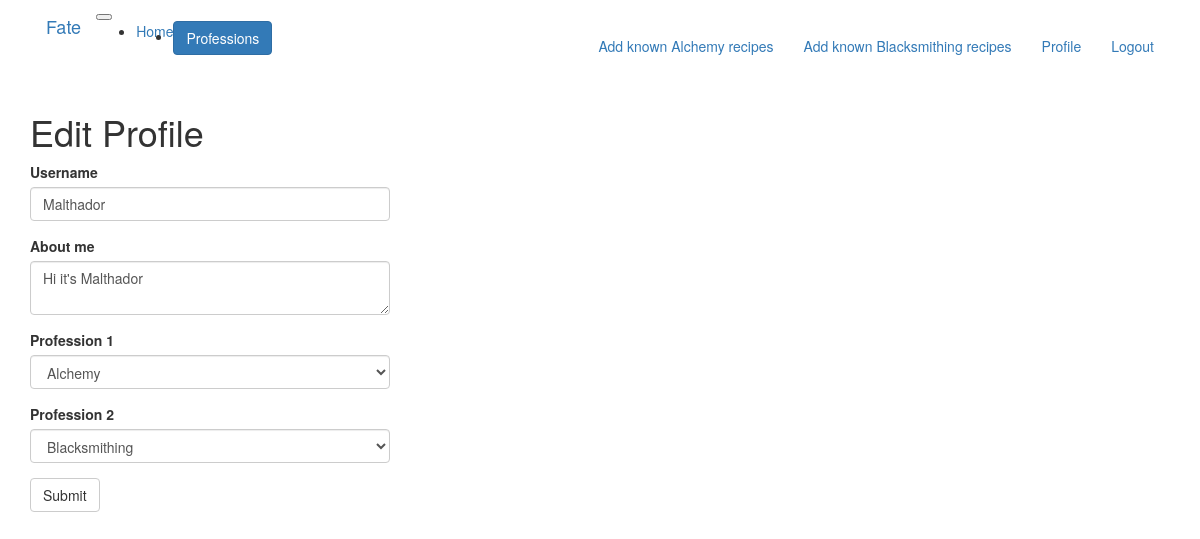
Screenshot of /edit_profile (signed in) with the database file from the repository.
### app/models.py (models this page shows, shortened)
class User(UserMixin, db.Model):
    id = db.Column(db.Integer, primary_key=True)
    username = db.Column(db.String(64), index=True, unique=True)
    email = db.Column(db.String(120), index=True, unique=True)
    password_hash = db.Column(db.String(128))
    about_me = db.Column(db.String(140))
    last_seen = db.Column(db.DateTime, default=datetime.utcnow)
    profession_one = db.Column(db.String(128), default='None')
    profession_two = db.Column(db.String(128), default='None')
    known_recipes = db.relationship(
        'ProfessionItem',
        secondary=user_recipes,
        primaryjoin=(user_recipes.c.user_id==id),
        backref=db.backref('item', lazy='dynamic'), lazy='dynamic'
    )

### app/routes.py (the view)
@app.route('/edit_profile', methods=['GET', 'POST'])
@login_required
def edit_profile():
    form = EditProfileForm(current_user.username)
    if form.validate_on_submit():
        current_user.username = form.username.data
        current_user.about_me = form.about_me.data
        current_user.profession_one = form.profession_one.data
        current_user.profession_two = form.profession_two.data
        db.session.commit()
        flash('Your changes have been saved.')
        return redirect(url_for('edit_profile'))
    elif request.method == 'GET':
        form.username.data = current_user.username
        form.about_me.data = current_user.about_me
        form.profession_one.default = current_user.profession_one
        form.profession_two.default = current_user.profession_two
        form.profession_one.process(request.form)
        form.profession_two.process(request.form)
    return render_template('edit_profile.html', title='Edit Profile',
                           form=form)

### app/forms.py (shortened to what this page needs)
class EditProfileForm(FlaskForm):
    username = StringField('Username', validators=[DataRequired()])
    about_me = TextAreaField('About me', validators=[Length(min=0, max=140)])
    profession_one = SelectField(
        'Profession 1',
        choices=[('None', 'None'), ('Alchemy', 'Alchemy'), ('Blacksmithing', 'Blacksmithing'),
            ('Enchanting', 'Enchanting'), ('Engineering', 'Engineering'),
            ('Leatherworking', 'Leatherworking'), ('Tailoring', 'Tailoring')])
    profession_two = SelectField(
        'Profession 2',
        choices=[('None', 'None'), ('Alchemy', 'Alchemy'), ('Blacksmithing', 'Blacksmithing'),
            ('Enchanting', 'Enchanting'), ('Engineering', 'Engineering'),
            ('Leatherworking', 'Leatherworking'), ('Tailoring', 'Tailoring')])
    submit = SubmitField('Submit')
    def __init__(self, original_username, *args, **kwargs):
        super(EditProfileForm, self).__init__(*args, **kwargs)
        self.original_username = original_username

### app/models.py (called while the page is built)
@login.user_loader
def load_user(id):
    return User.query.get(int(id))

### app/routes.py (called while the page is built)
@app.before_request
def before_request():
    if current_user.is_authenticated:
        current_user.last_seen = datetime.utcnow()
        db.session.commit()

### app/templates/edit_profile.html
{% extends "base.html" %}
{% import 'bootstrap/wtf.html' as wtf %}
{% block app_content %}
    <h1>Edit Profile</h1>
    <div class="row">
        <div class="col-md-4">
            {{ wtf.quick_form(form) }}
        </div>
    </div>
{% endblock %}

### app/templates/base.html (shortened to what this page needs)
{% extends 'bootstrap/base.html' %}
{% block navbar %}
    <div class="container">
        <nav class="navbar navbar-expand-lg navbar-dark bg-dark">
            <a class="navbar-brand" href="{{ url_for('index') }}">Fate</a>
            <button class="navbar-toggler" type="button" data-toggle="collapse" data-target="#navbarText" aria-controls="navbarText" aria-expanded="false" aria-label="Toggle navigation">
            </button>
            <div class="collapse navbar-collapse" id="navbarText">
                <ul class="navbar-nav mr-auto">
                    <li class="nav-item"><a class="nav-link" href="{{ url_for('index') }}">Home</a></li>
                    <li>
                        <div class="dropdown">
                            <button class="btn btn-primary dropdown-toggle" type="button" id="dropdownMenuButton" data-toggle="dropdown" aria-haspopup="true" aria-expanded="false">
                                Professions
                            </button>
                        </div>
                    </li>
                </ul>
                <ul class="nav navbar-nav navbar-right">
                    {% if current_user.is_anonymous %}
                    <li class="nav-item"><a class="nav-link" href="{{ url_for('login') }}">Login</a></li>
                    {% else %}
                    {% if current_user.profession_one != 'None' %}
                    <li class="nav-item"><a class="nav-link" href="{{ url_for('add_recipes', profession=current_user.profession_one) }}">Add known {{ current_user.profession_one }} recipes</a></li>
                    {% endif %}
                    {% if current_user.profession_two != 'None' %}
                    <li class="nav-item"><a class="nav-link" href="{{ url_for('add_recipes', profession=current_user.profession_two) }}">Add known {{ current_user.profession_two }} recipes</a></li>
                    {% endif %}
                    <li class="nav-item"><a class="nav-link" href="{{ url_for('user', username=current_user.username) }}">Profile</a></li>
                    <li class="nav-item"><a class="nav-link" href="{{ url_for('logout') }}">Logout</a></li>
                    {% endif %}
                </ul>
            </div>
        </nav>
    </div>
{% endblock %}
{% block content %}
    <div class="container">
        {% block app_content %}{% endblock %}
    </div>
{% endblock %}

### rows the page displays
User: profession_one "Alchemy", profession_two "Blacksmithing", username "Malthador", about_me "Hi it's Malthador"
